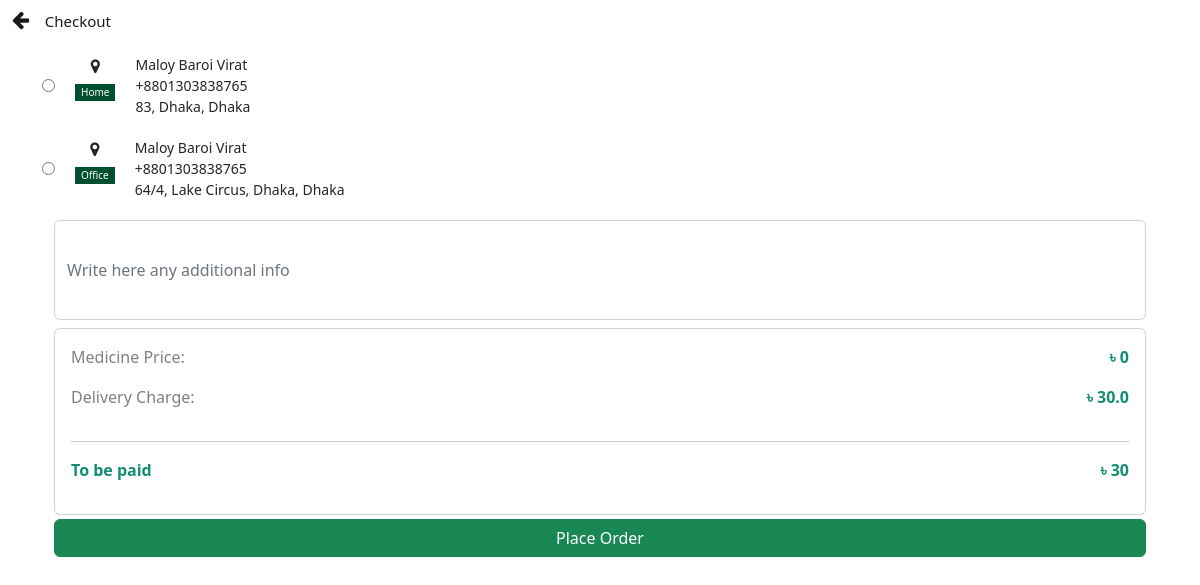
/proceed-to-checkout (signed in), run on the app's committed database.
### App_auth/models.py (models this page shows, shortened)
class DeliveryAddressModel(models.Model):
    user = models.ForeignKey(User, on_delete=models.DO_NOTHING, related_name='delivery_address_of_user')
    city = models.CharField(max_length=100)
    area = models.CharField(max_length=100)
    house_address = models.TextField()
    address_type = models.CharField(choices=address_type_, max_length=12)
    def __str__(self):
        return f"{self.house_address}, {self.area}, {self.city}"

class ProfileModel(models.Model):
    user = models.ForeignKey(User, on_delete=models.DO_NOTHING, related_name='customer')
    fullName = models.CharField(max_length=100)
    phone_number = models.CharField(max_length=14, unique=True)
    profile_picture = models.ImageField(upload_to='customers_picture/')
    paymentID = models.CharField(max_length=50, unique=True)
    created_date = models.DateTimeField(auto_now_add=True)

### App_main/views.py (the view)
# urls.py: path('proceed-to-checkout', checkout_view, name='proceed-to-checkout'),
def checkout_view(request):
    delivery_addresses = DeliveryAddressModel.objects.filter(user=request.user)
    profile = ProfileModel.objects.get(user=request.user)
    cart = CartModel.objects.filter(user=request.user, ordered=False)
    total_price = [x.total_price() for x in cart]
    total = sum(total_price)
    content = {
        'delivery_addresses': delivery_addresses,
        'profile': profile,
        'total': total,
    }
    return render(request, 'App_main/checkout.html', context=content)

### templates/App_main/checkout.html (shortened to what this page needs)
<!doctype html>
<html lang="en">
<head>
    <link href="https://cdn.jsdelivr.net/npm/bootstrap@5.2.0-beta1/dist/css/bootstrap.min.css" rel="stylesheet"
>
    <link rel="stylesheet" href="https://cdnjs.cloudflare.com/ajax/libs/font-awesome/4.7.0/css/font-awesome.min.css">
</head>
<body>
<nav class="navbar navbar-light bg-white" style="padding: 0;">
    <div class="container-fluid" style="height: 30px;">
        <a class="navbar-brand" href="/{{ back_to_previous }}">
            <i class="fa fa-arrow-left" style="font-weight: 300"></i>
            <small style="font-size: 15px; font-weight: 500;">Checkout</small>
        </a>
    </div>
</nav>
<div class="container">
    <br>
    <form method="post" id="id-order-place-form" action="{% url 'App_main:order-place' %}">
        {% for delivery_address in delivery_addresses %}
            <div class="address-container">
                <input type="radio" name="address_type" id="address_type" value="{{ delivery_address.address_type }}"
                       required>
                <div class="left-side">
                    <i class="fa fa-map-marker"></i> <br>
                    <button>{{ delivery_address.address_type }}</button>
                </div>
                <div>
                    <p>{{ profile.fullName }}</p>
                    <p>{{ profile.phone_number }}</p>
                    <p>{{ delivery_address }}</p>
                </div>
            </div>
        {% endfor %}
        <div class="container additional-info-div">
            <input type="text" class="form-control" value="" name="additional_info" id="additional_info"
                   placeholder="Write here any additional info">
        </div>
        <div class="container mt-2">
            <div class="card">
                <div class="card-body">
                    <div style="display: flex;">
                        <div class="col">
                            <span>
                                Medicine Price:
                            </span>
                        </div>
                        <div class="col" style="text-align: right">
                            <p id="total-medicine-price">
                                ৳ {{ total }}
                            </p>
                        </div>
                    </div>
                    <div style="display: flex;">
                        <div class="col">
                            <span>
                                Delivery Charge:
                            </span>
                        </div>
                        <div class="col" style="text-align: right">
                            <p id="delivery-charge">
                                ৳ 30.0
                            </p>
                        </div>
                    </div>
                    <hr>
                    <div style="display: flex;">
                        <div class="col">
                            <p>To be paid</p>
                        </div>
                        <div class="col">
                            <p id="total-payable" style="text-align: right;">
                            </p>
                        </div>
                    </div>
                </div>
            </div>
        </div>
        <div class="container">
            <div class="form-group">
                <button class="btn btn-success w-100 mt-1" type="submit">Place Order</button>
            </div>
        </div>
    </form>
</div>
</body>
</html>

### data on the page
DeliveryAddressModel: address_type "Home", house_address+area+city "83, Dhaka, Dhaka"
ProfileModel: fullName "Maloy Baroi Virat", phone_number "+8801303838765"
DeliveryAddressModel: address_type "Office", house_address+area+city "64/4, Lake Circus, Dhaka, Dhaka"

### other printed values
{{ total }} "0"
